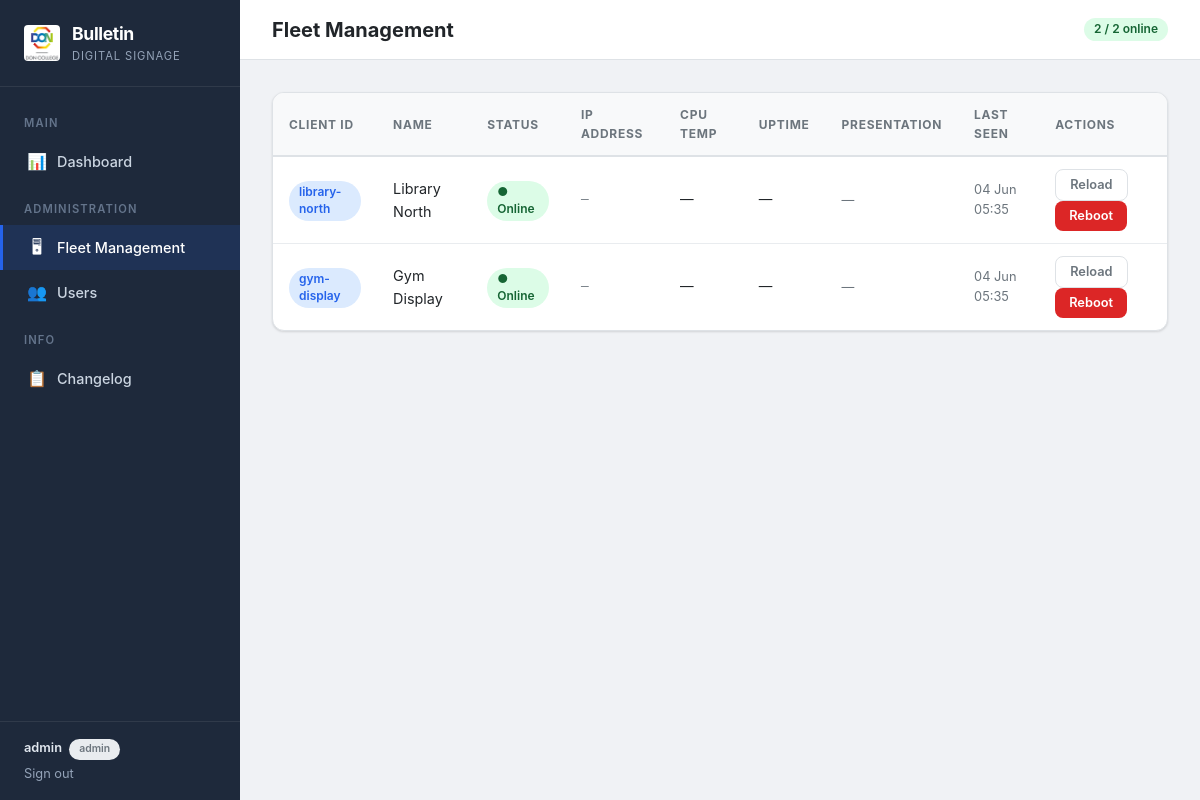
The app's page /fleet (signed in) with its own data.
### app.py (models this page shows, shortened)
class User(UserMixin, db.Model):
    id = db.Column(db.Integer, primary_key=True)
    username = db.Column(db.String(80), unique=True, nullable=False)
    password_hash = db.Column(db.String(256), nullable=False)
    role = db.Column(db.String(20), nullable=False, default='operator')  # 'admin' or 'operator'
    created_at = db.Column(db.DateTime, default=datetime.utcnow)
    def is_admin(self):
        return self.role == 'admin'

class ClientDevice(db.Model):
    id = db.Column(db.Integer, primary_key=True)
    client_id = db.Column(db.String(64), unique=True, nullable=True)  # User-assigned friendly ID (e.g. "library-north")
    name = db.Column(db.String(128), nullable=False, default='Unnamed Device')
    ip_address = db.Column(db.String(45))
    mac_address = db.Column(db.String(17))
    last_seen = db.Column(db.DateTime)
    is_online = db.Column(db.Boolean, default=False)
    cpu_temp = db.Column(db.Float)
    uptime_seconds = db.Column(db.Integer)
    active_presentation = db.Column(db.String(256))
    socket_id = db.Column(db.String(128))  # WebSocket SID for targeted commands
    api_key = db.Column(db.String(64), unique=True, nullable=True)  # Auth key for WebSocket registration
    registered_at = db.Column(db.DateTime)  # When the client first registered

### app.py (the view)
@app.route('/fleet')
@login_required
@admin_required
def fleet_management():
    clients = ClientDevice.query.all()
    return render_template('fleet.html', clients=clients)

### app.py (called while the page is built)
def admin_required(f):
    @wraps(f)
    def decorated_function(*args, **kwargs):
        if not current_user.is_authenticated or not current_user.is_admin():
            abort(403)
        return f(*args, **kwargs)
    return decorated_function

@login_manager.user_loader
def load_user(user_id):
    return User.query.get(int(user_id))

### templates/fleet.html (shortened to what this page needs)
<!DOCTYPE html>
<html>
<head>
    <link rel="stylesheet" href="{{ url_for('static', filename='style.css') }}">
</head>
<body>
    <div class="shell">
        <nav class="sidebar">
            <div class="sidebar__brand">
                <img src="{{ url_for('static', filename='donlogo.jpg') }}" alt="Don College">
                <div>
                    <div class="sidebar__brand-text">Bulletin</div>
                    <div class="sidebar__brand-sub">Digital Signage</div>
                </div>
            </div>
            <div class="sidebar__nav">
                <div class="sidebar__section">Main</div>
                <a href="/dashboard" class="sidebar__link">
                    <span class="sidebar__link-icon">📊</span> Dashboard
                </a>
                {% if current_user.is_admin() %}
                <div class="sidebar__section">Administration</div>
                <a href="/fleet" class="sidebar__link active">
                    <span class="sidebar__link-icon">🖥</span> Fleet Management
                </a>
                <a href="/users" class="sidebar__link">
                    <span class="sidebar__link-icon">👥</span> Users
                </a>
                {% endif %}
                <div class="sidebar__section">Info</div>
                <a href="/changelog" class="sidebar__link">
                    <span class="sidebar__link-icon">📋</span> Changelog
                </a>
            </div>
            <div class="sidebar__footer">
                <div class="sidebar__user">{{ current_user.username }}
                    <span class="badge badge--muted" style="font-size:.65rem; margin-left:4px;">{{ current_user.role }}</span>
                </div>
                <a href="/logout" style="color:#94a3b8; font-size:.8rem;">Sign out</a>
            </div>
        </nav>
        <div class="main">
            <header class="header">
                <div class="header__title">Fleet Management</div>
                <div class="header__actions">
                    {% set online_count = clients|selectattr('is_online')|list|length %}
                    <span class="badge badge--{{ 'success' if online_count > 0 else 'muted' }}">
                        {{ online_count }} / {{ clients|length }} online
                    </span>
                </div>
            </header>
            <div class="content">
                {% if clients %}
                <div class="card">
                    <div class="card__body" style="padding:0;">
                        <div class="table-wrap">
                            <table>
                                <thead>
                                    <tr>
                                        <th>Client ID</th>
                                        <th>Name</th>
                                        <th>Status</th>
                                        <th>IP Address</th>
                                        <th>CPU Temp</th>
                                        <th>Uptime</th>
                                        <th>Presentation</th>
                                        <th>Last Seen</th>
                                        <th>Actions</th>
                                    </tr>
                                </thead>
                                <tbody>
                                {% for c in clients %}
                                <tr id="client-{{ c.id }}">
                                    <td>
                                        {% if c.client_id %}
                                        <span class="badge badge--primary">{{ c.client_id }}</span>
                                        {% else %}
                                        <em style="color:var(--text-muted);">—</em>
                                        {% endif %}
                                    </td>
                                    <td>{{ c.name }}</td>
                                    <td>
                                        {% if c.is_online %}
                                        <span class="badge badge--success status-badge">● Online</span>
                                        {% else %}
                                        <span class="badge badge--danger status-badge">○ Offline</span>
                                        {% endif %}
                                    </td>
                                    <td style="font-family:var(--font-mono); font-size:.8rem; color:var(--text-muted);">
                                        {{ c.ip_address or '—' }}
                                    </td>
                                    <td class="cpu-temp" style="font-size:.85rem;">
                                        {% if c.cpu_temp %}{{ '%.1f °C' % c.cpu_temp }}{% else %}—{% endif %}
                                    </td>
                                    <td class="uptime" style="font-size:.85rem;">
                                        {% if c.uptime_seconds %}
                                        {{ (c.uptime_seconds // 3600) }}h {{ ((c.uptime_seconds % 3600) // 60) }}m
                                        {% else %}—{% endif %}
                                    </td>
                                    <td class="active-presentation" style="font-size:.8rem; color:var(--text-muted);">
                                        {{ c.active_presentation or '—' }}
                                    </td>
                                    <td class="last-seen" style="font-size:.8rem; color:var(--text-muted);">
                                        {% if c.last_seen %}{{ c.last_seen.strftime('%d %b %H:%M') }}{% else %}Never{% endif %}
                                    </td>
                                    <td class="actions">
                                        {% if c.socket_id and c.is_online %}
                                        <button onclick="sendCommand({{ c.id }}, 'reload')" class="btn btn--sm btn--ghost">Reload</button>
                                        <button onclick="sendCommand({{ c.id }}, 'reboot')" class="btn btn--sm btn--danger">Reboot</button>
                                        {% else %}
                                        <span style="color:var(--text-muted); font-size:.8rem;">Offline</span>
                                        {% endif %}
                                    </td>
                                </tr>
                                {% endfor %}
                                </tbody>
                            </table>
                        </div>
                    </div>
                </div>
                {% endif %}
            </div>
        </div>
    </div>
</body>
</html>

### records on screen
User: username "admin", role "admin"
ClientDevice: client_id "library-north", name "Library North", is_online "● Online", ip_address "—", active_presentation "—", last_seen "04 Jun 05:35"
ClientDevice: client_id "gym-display", name "Gym Display", is_online "● Online", ip_address "—", active_presentation "—", last_seen "04 Jun 05:35"

### other values on screen
{{ online_count }} "2"
{{ clients|length }} "2"
